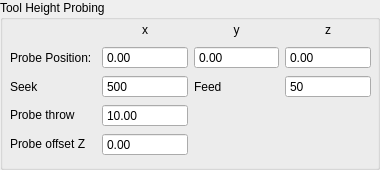
          <widget class="GroupBox" name="grpToolHeightProbing">
           <property name="minimumSize">
            <size>
             <width>108</width>
             <height>161</height>
            </size>
           </property>
           <property name="title">
            <string>Tool Height Probing</string>
           </property>
           <widget class="QWidget" name="gridLayoutWidget">
            <property name="geometry">
             <rect>
              <x>10</x>
              <y>20</y>
              <width>361</width>
              <height>141</height>
             </rect>
            </property>
            <layout class="QGridLayout" name="gridLayout_11">
             <item row="2" column="1">
              <widget class="NumberBox" name="txtToolProbeSeek">
               <property name="buttonSymbols">
                <enum>QAbstractSpinBox::NoButtons</enum>
               </property>
               <property name="decimals">
                <number>0</number>
               </property>
               <property name="maximum">
                <double>1000.000000000000000</double>
               </property>
               <property name="value">
                <double>500.000000000000000</double>
               </property>
              </widget>
             </item>
             <item row="1" column="0">
              <layout class="QHBoxLayout" name="horizontalLayout_5">
               <item>
                <widget class="QLabel" name="label_8">
                 <property name="toolTip">
                  <string>&lt;html&gt;&lt;head/&gt;&lt;body&gt;&lt;p&gt;Probe position in machine coordinates.&lt;/p&gt;&lt;p&gt;&lt;br/&gt;&lt;/p&gt;&lt;p&gt;You can find this by homing the machine and jogging the machine into position.&lt;/p&gt;&lt;/body&gt;&lt;/html&gt;</string>
                 </property>
                 <property name="text">
                  <string>Probe Position:</string>
                 </property>
                </widget>
               </item>
              </layout>
             </item>
             <item row="1" column="1">
              <widget class="NumberBox" name="txtToolProbePositionX">
               <property name="toolTip">
                <string>&lt;html&gt;&lt;head/&gt;&lt;body&gt;&lt;p&gt;position in X, in machine coordinates&lt;/p&gt;&lt;/body&gt;&lt;/html&gt;</string>
               </property>
               <property name="buttonSymbols">
                <enum>QAbstractSpinBox::NoButtons</enum>
               </property>
               <property name="minimum">
                <double>-10000.000000000000000</double>
               </property>
               <property name="maximum">
                <double>10000.000000000000000</double>
               </property>
              </widget>
             </item>
             <item row="3" column="0">
              <widget class="QLabel" name="label_41">
               <property name="maximumSize">
                <size>
                 <width>16777215</width>
                 <height>20</height>
                </size>
               </property>
               <property name="toolTip">
                <string>&lt;html&gt;&lt;head/&gt;&lt;body&gt;&lt;p&gt;How far in {machine-units} do we need to move away from the switch to deactivate it?&lt;/p&gt;&lt;/body&gt;&lt;/html&gt;</string>
               </property>
               <property name="text">
                <string>Probe throw</string>
               </property>
              </widget>
             </item>
             <item row="3" column="1">
              <layout class="QHBoxLayout" name="horizontalLayout_9">
               <item>
                <widget class="NumberBox" name="txtToolProbeThrow">
                 <property name="toolTip">
                  <string>&lt;html&gt;&lt;head/&gt;&lt;body&gt;&lt;p&gt;position in X, in machine coordinates&lt;/p&gt;&lt;/body&gt;&lt;/html&gt;</string>
                 </property>
                 <property name="buttonSymbols">
                  <enum>QAbstractSpinBox::NoButtons</enum>
                 </property>
                 <property name="maximum">
                  <double>100.000000000000000</double>
                 </property>
                 <property name="value">
                  <double>10.000000000000000</double>
                 </property>
                </widget>
               </item>
              </layout>
             </item>
             <item row="2" column="0">
              <layout class="QHBoxLayout" name="horizontalLayout_6">
               <item>
                <widget class="QLabel" name="label_9">
                 <property name="toolTip">
                  <string>&lt;html&gt;&lt;head/&gt;&lt;body&gt;&lt;p&gt;The speed at which to seek into the tool probe.&lt;/p&gt;&lt;p&gt;&lt;br/&gt;&lt;/p&gt;&lt;p&gt;If you have a spring loaded probe, then this is fairly forgiving.&lt;/p&gt;&lt;p&gt;&lt;br/&gt;&lt;/p&gt;&lt;p&gt;if you do &lt;span style=&quot; font-weight:600;&quot;&gt;not&lt;/span&gt; have a spring loaded probe then you must take your machine's accelleration curve into account, otherwise you will crash into the probe!&lt;/p&gt;&lt;/body&gt;&lt;/html&gt;</string>
                 </property>
                 <property name="text">
                  <string>Seek</string>
                 </property>
                </widget>
               </item>
              </layout>
             </item>
             <item row="1" column="2">
              <widget class="NumberBox" name="txtToolProbePositionY">
               <property name="toolTip">
                <string>&lt;html&gt;&lt;head/&gt;&lt;body&gt;&lt;p&gt;position in Y, in machine coordinates&lt;/p&gt;&lt;/body&gt;&lt;/html&gt;</string>
               </property>
               <property name="buttonSymbols">
                <enum>QAbstractSpinBox::NoButtons</enum>
               </property>
               <property name="minimum">
                <double>-10000.000000000000000</double>
               </property>
               <property name="maximum">
                <double>10000.000000000000000</double>
               </property>
              </widget>
             </item>
             <item row="2" column="3">
              <widget class="NumberBox" name="txtToolProbeFeed">
               <property name="buttonSymbols">
                <enum>QAbstractSpinBox::NoButtons</enum>
               </property>
               <property name="decimals">
                <number>0</number>
               </property>
               <property name="maximum">
                <double>500.000000000000000</double>
               </property>
               <property name="value">
                <double>50.000000000000000</double>
               </property>
              </widget>
             </item>
             <item row="1" column="3">
              <widget class="NumberBox" name="txtToolProbePositionZ">
               <property name="focusPolicy">
                <enum>Qt::StrongFocus</enum>
               </property>
               <property name="toolTip">
                <string>&lt;html&gt;&lt;head/&gt;&lt;body&gt;&lt;p&gt;position in Z, in machine coordinates&lt;/p&gt;&lt;/body&gt;&lt;/html&gt;</string>
               </property>
               <property name="buttonSymbols">
                <enum>QAbstractSpinBox::NoButtons</enum>
               </property>
               <property name="minimum">
                <double>-10000.000000000000000</double>
               </property>
               <property name="maximum">
                <double>10000.000000000000000</double>
               </property>
              </widget>
             </item>
             <item row="0" column="1">
              <widget class="QLabel" name="label_42">
               <property name="maximumSize">
                <size>
                 <width>16777215</width>
                 <height>20</height>
                </size>
               </property>
               <property name="toolTip">
                <string>&lt;html&gt;&lt;head/&gt;&lt;body&gt;&lt;p&gt;The speed in which the machine will pull away from the probe, this is generally 1/10th the seek speed.&lt;/p&gt;&lt;/body&gt;&lt;/html&gt;</string>
               </property>
               <property name="text">
                <string>x</string>
               </property>
               <property name="alignment">
                <set>Qt::AlignCenter</set>
               </property>
              </widget>
             </item>
             <item row="0" column="3">
              <widget class="QLabel" name="label_44">
               <property name="toolTip">
                <string>&lt;html&gt;&lt;head/&gt;&lt;body&gt;&lt;p&gt;The speed in which the machine will pull away from the probe, this is generally 1/10th the seek speed.&lt;/p&gt;&lt;/body&gt;&lt;/html&gt;</string>
               </property>
               <property name="text">
                <string>z</string>
               </property>
               <property name="alignment">
                <set>Qt::AlignCenter</set>
               </property>
              </widget>
             </item>
             <item row="2" column="2">
              <widget class="QLabel" name="label_40">
               <property name="toolTip">
                <string>&lt;html&gt;&lt;head/&gt;&lt;body&gt;&lt;p&gt;The speed in which the machine will pull away from the probe, this is generally 1/10th the seek speed.&lt;/p&gt;&lt;/body&gt;&lt;/html&gt;</string>
               </property>
               <property name="text">
                <string>Feed</string>
               </property>
              </widget>
             </item>
             <item row="0" column="2">
              <widget class="QLabel" name="label_43">
               <property name="toolTip">
                <string>&lt;html&gt;&lt;head/&gt;&lt;body&gt;&lt;p&gt;The speed in which the machine will pull away from the probe, this is generally 1/10th the seek speed.&lt;/p&gt;&lt;/body&gt;&lt;/html&gt;</string>
               </property>
               <property name="text">
                <string>y</string>
               </property>
               <property name="alignment">
                <set>Qt::AlignCenter</set>
               </property>
              </widget>
             </item>
             <item row="4" column="0">
              <layout class="QHBoxLayout" name="horizontalLayout_14">
               <item>
                <widget class="QLabel" name="label_45">
                 <property name="maximumSize">
                  <size>
                   <width>16777215</width>
                   <height>20</height>
                  </size>
                 </property>
                 <property name="toolTip">
                  <string>&lt;html&gt;&lt;head/&gt;&lt;body&gt;&lt;p&gt;Offset of the probe from the top of the table, in {machine units}&lt;/p&gt;&lt;/body&gt;&lt;/html&gt;</string>
                 </property>
                 <property name="text">
                  <string>Probe offset Z</string>
                 </property>
                </widget>
               </item>
              </layout>
             </item>
             <item row="4" column="1">
              <widget class="NumberBox" name="txtToolProbeOffsetZ">
               <property name="toolTip">
                <string>&lt;html&gt;&lt;head/&gt;&lt;body&gt;&lt;p&gt;position in X, in machine coordinates&lt;/p&gt;&lt;/body&gt;&lt;/html&gt;</string>
               </property>
               <property name="buttonSymbols">
                <enum>QAbstractSpinBox::NoButtons</enum>
               </property>
               <property name="minimum">
                <double>-1000.000000000000000</double>
               </property>
               <property name="maximum">
                <double>1000.000000000000000</double>
               </property>
               <property name="value">
                <double>0.000000000000000</double>
               </property>
              </widget>
             </item>
            </layout>
           </widget>
          </widget>
